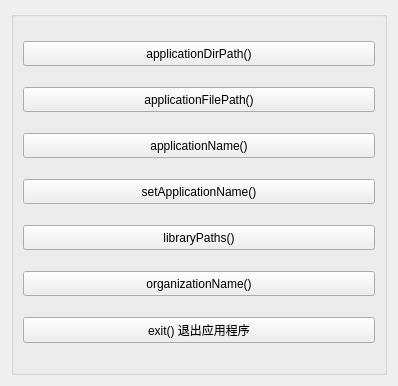
      <widget class="QWidget" name="pageApp">
       <property name="geometry">
        <rect>
         <x>0</x>
         <y>0</y>
         <width>398</width>
         <height>386</height>
        </rect>
       </property>
       <attribute name="icon">
        <iconset resource="res.qrc">
         <normaloff>:/images/images/802.bmp</normaloff>:/images/images/802.bmp</iconset>
       </attribute>
       <attribute name="label">
        <string>QCoreApplication类</string>
       </attribute>
       <layout class="QVBoxLayout" name="verticalLayout_3">
        <item>
         <widget class="QGroupBox" name="groupBox_8">
          <property name="title">
           <string/>
          </property>
          <layout class="QVBoxLayout" name="verticalLayout_2">
           <item>
            <widget class="QPushButton" name="pushButton">
             <property name="minimumSize">
              <size>
               <width>0</width>
               <height>25</height>
              </size>
             </property>
             <property name="toolTip">
              <string>Returns the directory that contains the application executable</string>
             </property>
             <property name="text">
              <string>applicationDirPath()</string>
             </property>
            </widget>
           </item>
           <item>
            <widget class="QPushButton" name="pushButton_2">
             <property name="minimumSize">
              <size>
               <width>0</width>
               <height>25</height>
              </size>
             </property>
             <property name="toolTip">
              <string>Returns the file path of the application executable</string>
             </property>
             <property name="text">
              <string>applicationFilePath()</string>
             </property>
            </widget>
           </item>
           <item>
            <widget class="QPushButton" name="pushButton_3">
             <property name="minimumSize">
              <size>
               <width>0</width>
               <height>25</height>
              </size>
             </property>
             <property name="toolTip">
              <string>This property holds the name of this application</string>
             </property>
             <property name="text">
              <string>applicationName()</string>
             </property>
            </widget>
           </item>
           <item>
            <widget class="QPushButton" name="pushButton_62">
             <property name="minimumSize">
              <size>
               <width>0</width>
               <height>25</height>
              </size>
             </property>
             <property name="toolTip">
              <string>set the name of this application</string>
             </property>
             <property name="text">
              <string>setApplicationName()</string>
             </property>
            </widget>
           </item>
           <item>
            <widget class="QPushButton" name="pushButton_4">
             <property name="minimumSize">
              <size>
               <width>0</width>
               <height>25</height>
              </size>
             </property>
             <property name="toolTip">
              <string>Returns a list of paths that the application will search when dynamically loading libraries</string>
             </property>
             <property name="text">
              <string>libraryPaths()</string>
             </property>
            </widget>
           </item>
           <item>
            <widget class="QPushButton" name="pushButton_61">
             <property name="minimumSize">
              <size>
               <width>0</width>
               <height>25</height>
              </size>
             </property>
             <property name="toolTip">
              <string>This property holds the name of the organization that wrote this application</string>
             </property>
             <property name="text">
              <string>organizationName()</string>
             </property>
            </widget>
           </item>
           <item>
            <widget class="QPushButton" name="pushButton_40">
             <property name="minimumSize">
              <size>
               <width>0</width>
               <height>25</height>
              </size>
             </property>
             <property name="toolTip">
              <string>Tells the application to exit with a return code.</string>
             </property>
             <property name="text">
              <string>exit() 退出应用程序</string>
             </property>
            </widget>
           </item>
          </layout>
         </widget>
        </item>
       </layout>
      </widget>
